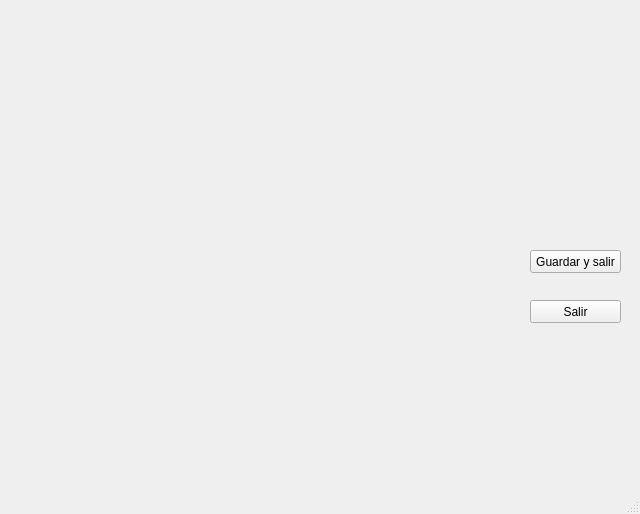
<?xml version="1.0" encoding="UTF-8"?>
<ui version="4.0">
 <class>Tablero</class>
 <widget class="QMainWindow" name="Tablero">
  <property name="geometry">
   <rect>
    <x>0</x>
    <y>0</y>
    <width>640</width>
    <height>514</height>
   </rect>
  </property>
  <property name="windowTitle">
   <string>MainWindow</string>
  </property>
  <widget class="QWidget" name="centralwidget">
   <widget class="QWidget" name="gridLayoutWidget">
    <property name="geometry">
     <rect>
      <x>20</x>
      <y>20</y>
      <width>451</width>
      <height>451</height>
     </rect>
    </property>
    <layout class="QGridLayout" name="gridLayout"/>
   </widget>
   <widget class="QPushButton" name="pushButton_2">
    <property name="geometry">
     <rect>
      <x>530</x>
      <y>250</y>
      <width>91</width>
      <height>23</height>
     </rect>
    </property>
    <property name="text">
     <string>Guardar y salir</string>
    </property>
   </widget>
   <widget class="QPushButton" name="pushButton_3">
    <property name="geometry">
     <rect>
      <x>530</x>
      <y>300</y>
      <width>91</width>
      <height>23</height>
     </rect>
    </property>
    <property name="text">
     <string>Salir</string>
    </property>
   </widget>
  </widget>
  <widget class="QMenuBar" name="menubar">
   <property name="geometry">
    <rect>
     <x>0</x>
     <y>0</y>
     <width>640</width>
     <height>21</height>
    </rect>
   </property>
  </widget>
  <widget class="QStatusBar" name="statusbar"/>
 </widget>
 <resources/>
 <connections/>
</ui>
